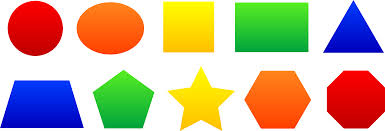
#> input picture Lab9/fig.jpg, 385 x 131 px
$ jupyter execute Lab9_2.ipynb
#> lines starting #> are read from the running program, lines starting #| are printed output that depends on the picture; after the words box and inside, x2 and y2 are one past the last pixel; in counts of white or black regions, pixels touching at a corner belong together
<a href="https://colab.research.google.com/github/maciejlehmann/amw-wdum/blob/main/Lab9/Lab9_2.ipynb" target="_parent"></a>

[cell 1]
import argparse
import imutils
import cv2
from google.colab.patches import cv2_imshow

# Wczytywanie i wyświetlanie obrazka

image = cv2.imread('fig.jpg')
#> image is the input picture: shape (131, 385, 3); mean B, G, R 149.7, 178.7, 200.2
cv2_imshow(image)
cv2.waitKey(0)

[cell 2]
# Konwersja obrazka do skali szarości

gray = cv2.cvtColor(image, cv2.COLOR_BGR2GRAY)
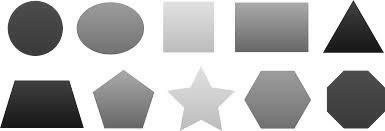
#> gray: shape (131, 385); min 18, max 255, mean 181.8
cv2_imshow(gray)
cv2.waitKey(0)

[cell 3]
# Wykrywanie krawędzi

edged = cv2.Canny(gray, 30, 150)
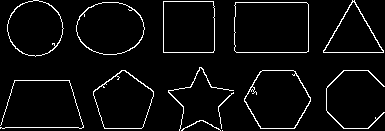
#> edged: shape (131, 385); 4.5% white in thin lines or dots
cv2_imshow(edged)
cv2.waitKey(0)

[cell 4]
# Progowanie - uzyskiwanie obrazu binarnego na podstawie obrazu bazowego

thresh = cv2.threshold(gray, 225, 255, cv2.THRESH_BINARY_INV)[1]
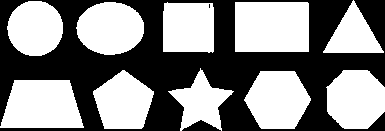
#> thresh: shape (131, 385); 52.8% white; 3 black regions (1 under 20 px)
cv2_imshow(thresh)
cv2.waitKey(0)

[cell 5]
# Obrysowanie każdego z elementów na obrazku

cnts = cv2.findContours(thresh.copy(), cv2.RETR_EXTERNAL,
	cv2.CHAIN_APPROX_SIMPLE)
#> cnts = 10 contours; largest, box (x1, y1, x2, y2) and area: (235, 2, 309, 52) 3576, (0, 80, 84, 128) 3229, (244, 71, 311, 129) 2852, (326, 70, 385, 129) 2744, (76, 2, 144, 55) 2724
cnts = imutils.grab_contours(cnts)
output = image.copy()

for c in cnts:
	cv2.drawContours(output, [c], -1, (255, 255, 0), 3)
	cv2_imshow(output)
	cv2.waitKey(0)
#> this loop made 10 passes
#> pass 1, `cv2_imshow(output)`:
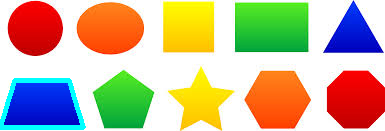
#> shown: shape (131, 385, 3); mean B, G, R 150.2, 181.5, 197.6
#> pass 2, `cv2_imshow(output)`:
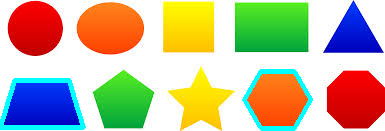
#> shown: shape (131, 385, 3); mean B, G, R 152.5, 183.1, 193.1
#> after the loop:
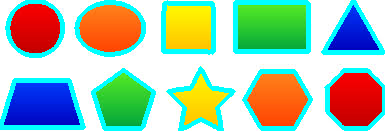
#> output: shape (131, 385, 3); 18.34% of pixels changed, all inside (x1, y1, x2, y2) = (0, 0, 385, 131)

[cell 6]
# Usuwanie szumu z obrazka binarnego

mask = thresh.copy()
mask = cv2.erode(mask, None, iterations=5)
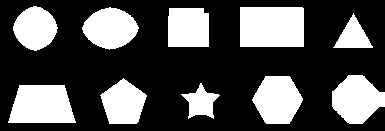
#> mask: shape (131, 385); 31.6% white; 10 white regions, largest, box (x1, y1, x2, y2) and area: (240, 7, 304, 47) 2559, (8, 85, 76, 123) 2153, (332, 75, 385, 124) 1835
cv2_imshow(mask)
cv2.waitKey(0)
#> Out = 27

[cell 7]
# Powiększenie obszarów zainteresowania

mask = thresh.copy()
mask = cv2.dilate(mask, None, iterations=5)
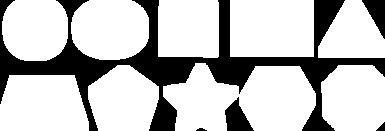
#> mask: shape (131, 385); 75.4% white; 5 black regions, box (x1, y1, x2, y2) and area: (0, 0, 385, 131) 11322, (225, 97, 254, 131) 557, (362, 0, 385, 39) 472, (376, 122, 385, 131) 45, (196, 128, 207, 131) 23
cv2_imshow(mask)
cv2.waitKey(0)
#> Out = 27

[cell 8]
# Maskowanie obszarów, którymi nie jesteśmy zainteresowani

mask = thresh.copy()
output = cv2.bitwise_and(image, image, mask=mask)
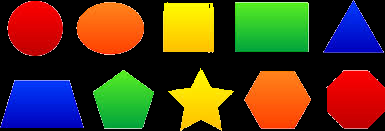
#> output: shape (131, 385, 3); mean B, G, R 30.9, 58.9, 80.5
cv2_imshow(output)
cv2.waitKey(0)
#> Out = 27
